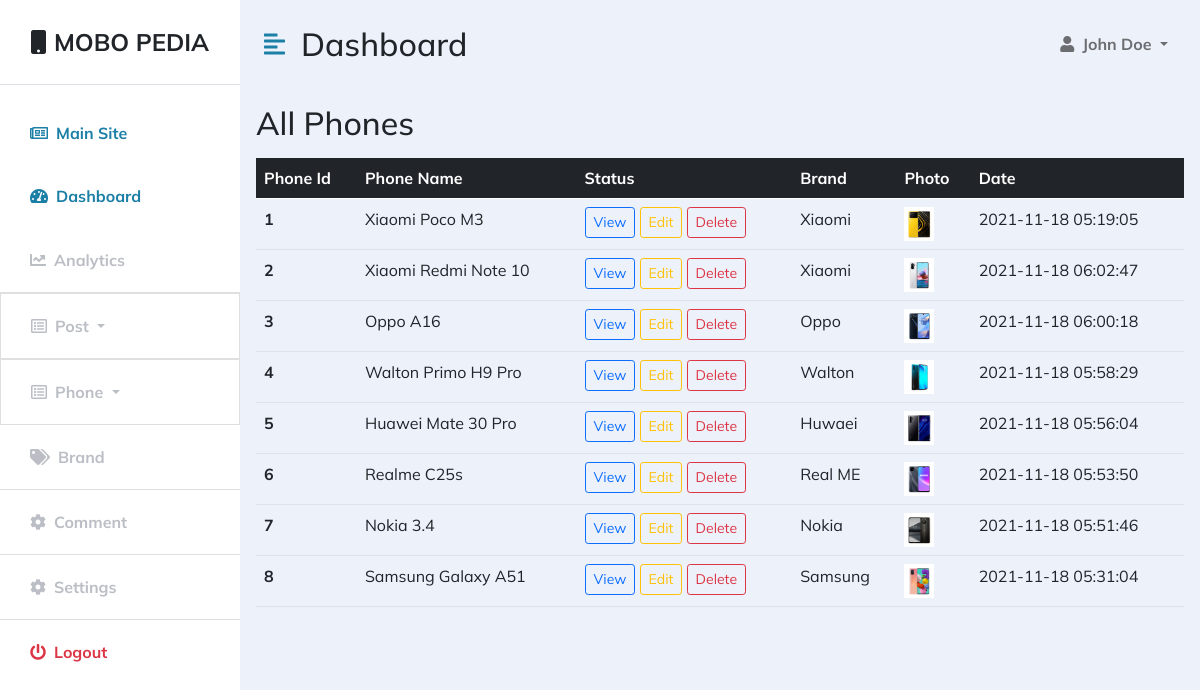
The page /dashboard/all-phones.php (signed in) on the database its author committed.
### tables this page shows
CREATE TABLE `phone` (
  `phone_id` int(10) NOT NULL,
  `phone_name` varchar(100) NOT NULL,
  `phone_brand` varchar(120) NOT NULL,
  `phone_os` varchar(100) NOT NULL,
  `phone_screen` varchar(100) NOT NULL,
  `phone_res` varchar(100) NOT NULL,
  `phone_ram` varchar(100) NOT NULL,
  `phone_rom` varchar(100) NOT NULL,
  `phone_cam_primary` varchar(100) NOT NULL,
  `phone_cam_secondary` varchar(100) NOT NULL,
  `phone_battery` varchar(100) NOT NULL,
  `phone_img` varchar(100) NOT NULL,
  `phone_created_at` timestamp NOT NULL DEFAULT current_timestamp() ON UPDATE current_timestamp(),
  `phone_price` varchar(100) DEFAULT NULL,
  `phone_processor` varchar(150) DEFAULT NULL
);

CREATE TABLE `brand` (
  `id` int(10) NOT NULL,
  `brand_name` varchar(100) NOT NULL,
  `brand_img` varchar(100) NOT NULL,
  `created_at` timestamp NOT NULL DEFAULT current_timestamp() ON UPDATE current_timestamp()
);

### dashboard/all-phones.php (the view, shortened to what this page needs)
<?php
    include 'db/db.php';
?>
<!DOCTYPE html>
<html lang="en">
<head>
    <link href="https://cdn.jsdelivr.net/npm/bootstrap@5.0.0-beta3/dist/css/bootstrap.min.css" rel="stylesheet" />
    <link rel="stylesheet" href="https://cdnjs.cloudflare.com/ajax/libs/font-awesome/5.15.3/css/all.min.css" />
    <link rel="stylesheet" href="./assets/css/dashboard/dashboard.css" />
</head>
<body>
     <div class="d-flex" id="wrapper">
        <?php include './nav.php' ?>
        <div id="page-content-wrapper">
            <nav class="navbar navbar-expand-lg navbar-light bg-transparent py-4 px-4">
                <div class="d-flex align-items-center">
                    <i class="fas fa-align-left primary-text fs-4 me-3" id="menu-toggle"></i>
                    <h2 class="fs-2 m-0">Dashboard</h2>
                </div>
                <div class="collapse navbar-collapse" id="navbarSupportedContent">
                    <ul class="navbar-nav ms-auto mb-2 mb-lg-0">
                        <li class="nav-item dropdown">
                            <a class="nav-link dropdown-toggle second-text fw-bold" href="#" id="navbarDropdown"
                                role="button" data-bs-toggle="dropdown" aria-expanded="false">
                                <i class="fas fa-user me-2"></i>John Doe
                            </a>
                        </li>
                    </ul>
                </div>
            </nav>
            <div class="post-table m-3">
                <h2>All Phones</h2>
                <table class="table mt-3">
                    <thead class="table-dark">
                      <tr>
                        <th scope="col">Phone Id</th>
                        <th scope="col" colspan="1">Phone Name</th>
                        <th scope="col">Status</th>
                        <th scope="col">Brand</th>
                        <th scope="col">Photo</th>
                        <th scope="col">Date</th>
                      </tr>
                    </thead>
                    <tbody>
                    <?php
                    $i = 1;
                $all_phone = "SELECT * FROM phone ORDER BY phone_id DESC";
                $phone_data = $conn -> query($all_phone);
                while($fetch_phone_data = $phone_data -> fetch_assoc()):
            ?>
                      <tr>
                        <th scope="row"><?php echo $i; $i++; ?></th>
                        <td colspan="1"><?php echo $fetch_phone_data['phone_name'] ?></td>
                        <td>
                            <a href="../single-phone.php?id=<?php echo $fetch_phone_data['phone_id'] ?>" class="btn btn-outline-primary btn-sm">View</a>
                            <a href="all-phones-update.php?id=<?php echo $fetch_phone_data['phone_id'] ?>" class="btn btn-outline-warning btn-sm">Edit</a>
                            <a id="date_delete" href="all-phones-delete.php?id=<?php echo $fetch_phone_data['phone_id'] ?>" class="btn btn-outline-danger btn-sm">Delete</a>
                        </td>
                        <td><?php
                            $brand_id =  $fetch_phone_data['phone_brand'];
                            $brand = "SELECT brand_name FROM brand WHERE id='$brand_id'";
                            $brand_data = $conn -> query($brand);
                            $fetch_brand_data = $brand_data -> fetch_assoc();
                            echo $fetch_brand_data['brand_name'];
                            ?></td>
                        <td><img src="./assets/phone_img/<?php echo $fetch_phone_data['phone_img'] ?>" alt="" style="width:30px;"></td>
                        <td><?php echo $fetch_phone_data['phone_created_at'] ?></td>
                      </tr>
                      <?php endwhile; ?>
                    </tbody>
                  </table>
            </div>
    </div>
</div>
</body>
</html>

### dashboard/assets/css/dashboard/dashboard.css (style rules this page uses)
* { margin: 0; padding: 0; box-sizing: border-box; font-family: 'Mulish', sans-serif; }
:root { --main-bg-color: #EDF1FA; --main-text-color: #1C7FA6; --second-text-color: #bbbec5; --second-bg-color: #c1efde; }
.primary-text { color: var(--main-text-color); }
.second-text { color: var(--second-text-color); }
#wrapper { overflow-x: hidden; background-color: var(--main-bg-color); }
#page-content-wrapper { min-width: 100vw; }
#menu-toggle { cursor: pointer; }
@media (min-width: 768px) { #page-content-wrapper { min-width: 0; width: 100%; } }

### rows shown on the page
phone: phone_name "Xiaomi Poco M3", brand.brand_name "Xiaomi", phone_img (picture), phone_created_at "2021-11-18 05:19:05"
phone: phone_name "Xiaomi Redmi Note 10", brand.brand_name "Xiaomi", phone_img (picture), phone_created_at "2021-11-18 06:02:47"
phone: phone_name "Oppo A16", brand.brand_name "Oppo", phone_img (picture), phone_created_at "2021-11-18 06:00:18"
phone: phone_name "Walton Primo H9 Pro", brand.brand_name "Walton", phone_img (picture), phone_created_at "2021-11-18 05:58:29"
phone: phone_name "Huawei Mate 30 Pro", brand.brand_name "Huwaei", phone_img (picture), phone_created_at "2021-11-18 05:56:04"
phone: phone_name "Realme C25s", brand.brand_name "Real ME", phone_img (picture), phone_created_at "2021-11-18 05:53:50"
phone: phone_name "Nokia 3.4", brand.brand_name "Nokia", phone_img (picture), phone_created_at "2021-11-18 05:51:46"
phone: phone_name "Samsung Galaxy A51", brand.brand_name "Samsung", phone_img (picture), phone_created_at "2021-11-18 05:31:04"
